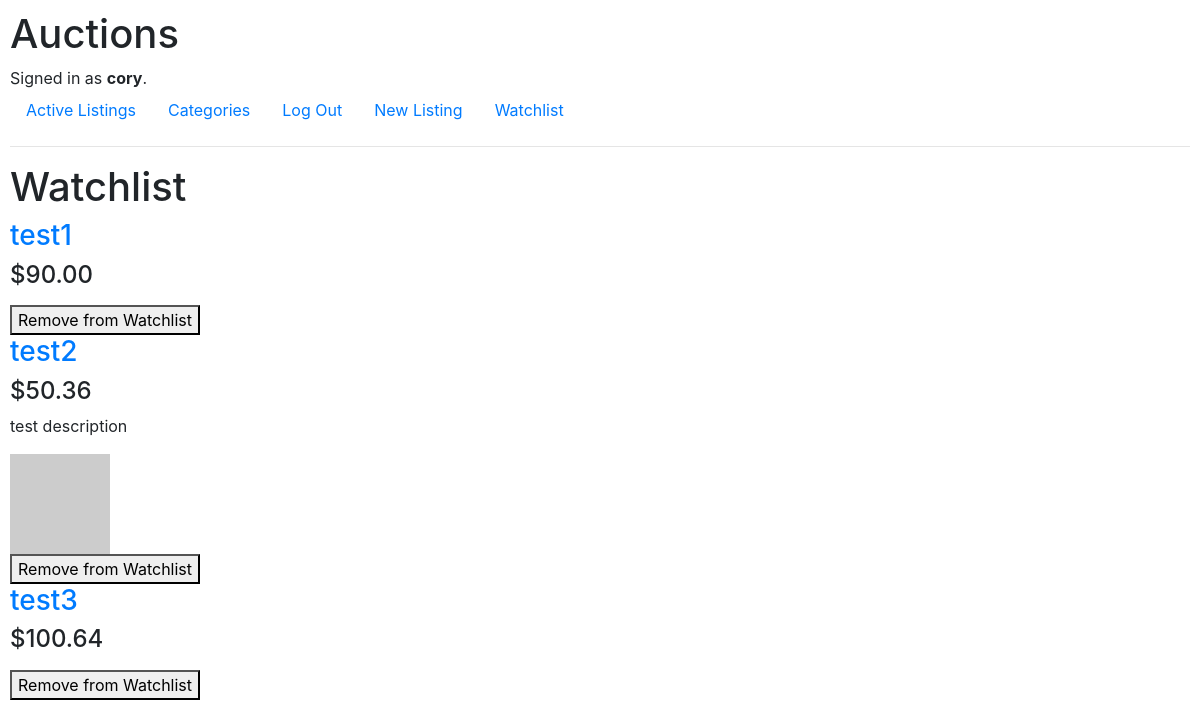
Screenshot of /watchlist (signed in) with the database file from the repository.
### auctions/models.py (models this page shows, shortened)
class User(AbstractUser):
    listings = models.ManyToManyField('Listing', blank=True, related_name='users_watching')

class Listing(models.Model):
    title = models.CharField(max_length=255)
    description = models.TextField()
    bid_price = models.DecimalField(decimal_places=2, max_digits=9)
    image_url = models.URLField()
    category = models.CharField(max_length=63)
    creator = models.ForeignKey(User, on_delete=models.CASCADE)
    active = models.BooleanField(default=True)

### auctions/views.py (the view)
# urls.py: path("watchlist", views.watchlist, name='watchlist'),
@login_required
def watchlist(request):
    return render(request, "auctions/watchlist.html", {
        "listings": request.user.listings.all()
    })

### auctions/templates/auctions/watchlist.html (shortened to what this page needs)
{% extends "auctions/layout.html" %}
{% block body %}
    <h1>Watchlist</h1>
    {% for listing in listings %}
        <a href="{% url 'listing' listing.pk %}"><h3>{{ listing.title }}</h3></a>
        <h4>${{ listing.bid_price }}</h4>
        <p>{{ listing.description }}</p>
        {% if listing.image_url %}
            <img src={{ listing.image_url }} alt="image of item">
        {% endif %}
        <form action="{% url 'delete_from_watchlist' listing.pk%}" method="post">
            <button type="submit">Remove from Watchlist</button>
        </form>
    {% endfor %}
{% endblock %}

### auctions/templates/auctions/layout.html (shortened to what this page needs)
{% load static %}
<!DOCTYPE html>
<html lang="en">
    <head>
        <link rel="stylesheet" href="https://stackpath.bootstrapcdn.com/bootstrap/4.4.1/css/bootstrap.min.css">
        <link href="{% static 'auctions/styles.css' %}" rel="stylesheet">
    </head>
    <body>
        <h1>Auctions</h1>
        <div>
            {% if user.is_authenticated %}
                Signed in as <strong>{{ user.username }}</strong>.
            {% else %}
                Not signed in.
            {% endif %}
        </div>
        <ul class="nav">
            <li class="nav-item">
                <a class="nav-link" href="{% url 'index' %}">Active Listings</a>
            </li>
            <li>
                <a class="nav-link" href="{% url 'categories' %}">Categories</a>
            </li>
            {% if user.is_authenticated %}
                <li class="nav-item">
                    <a class="nav-link" href="{% url 'logout' %}">Log Out</a>
                </li>
                <li class="nav-item">
                    <a href="{% url 'new_listing' %}" class="nav-link">New Listing</a>
                </li>
                <li class="nav-item">
                    <a href="{% url 'watchlist' %}" class="nav-link">Watchlist</a>
                </li>
            {% endif %}
        </ul>
        <hr>
        {% block body %}
        {% endblock %}
    </body>
</html>

### auctions/static/auctions/styles.css (style rules this page uses)
body { padding: 10px; }

### rows the page displays
User: username "cory"
Listing: title "test1", bid_price "90.00"
Listing: title "test2", bid_price "50.36", description "test description"
Listing: title "test3", bid_price "100.64"
